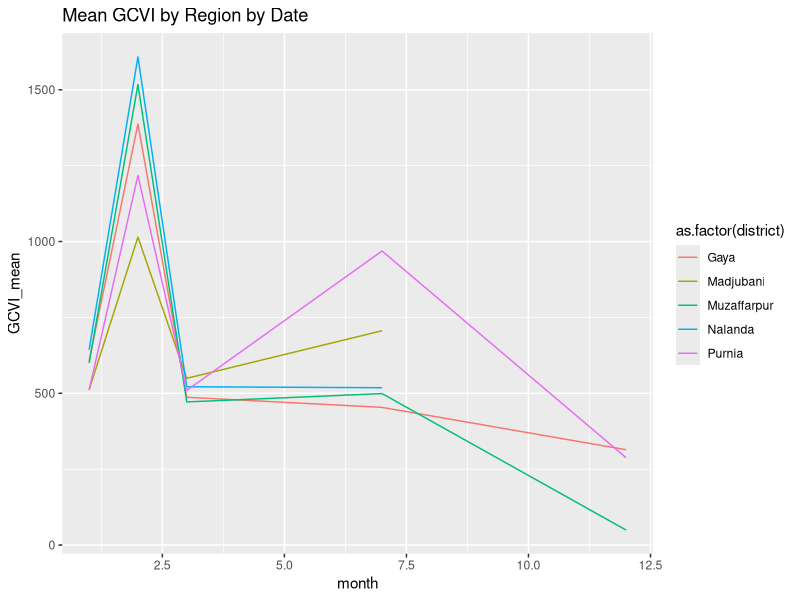
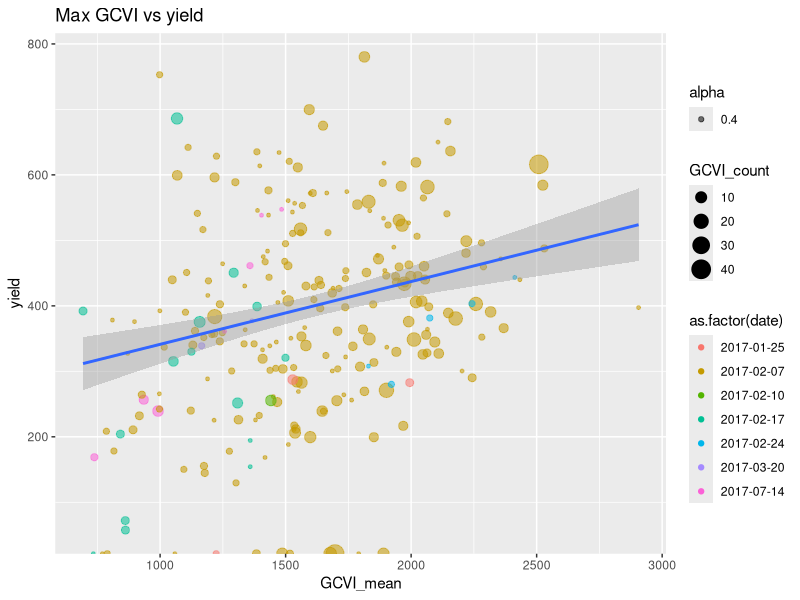
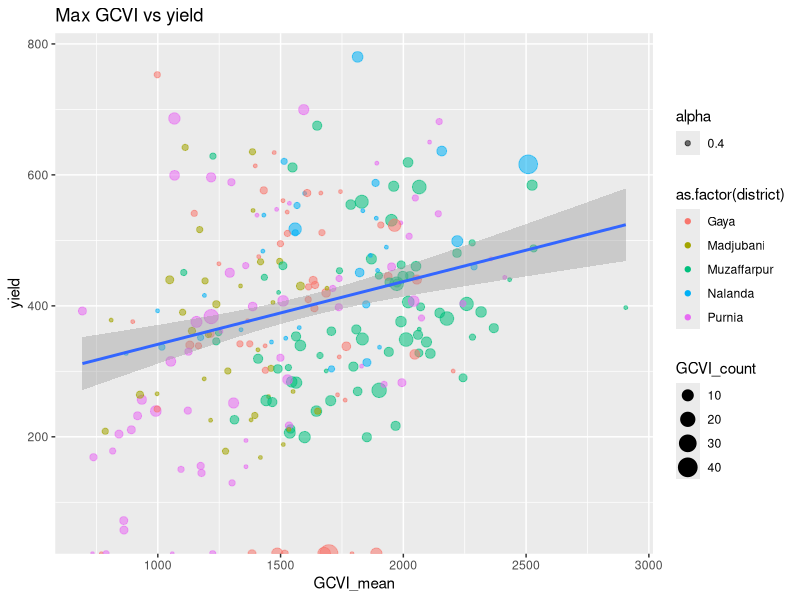
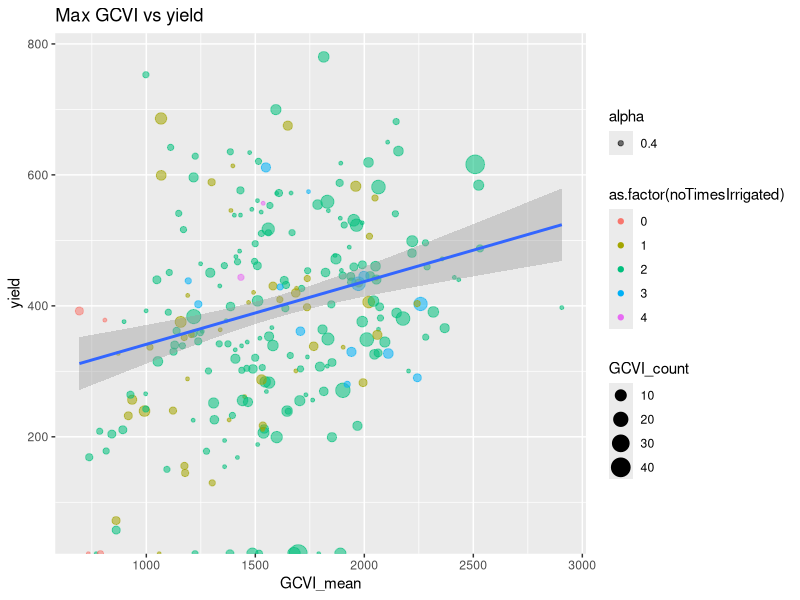
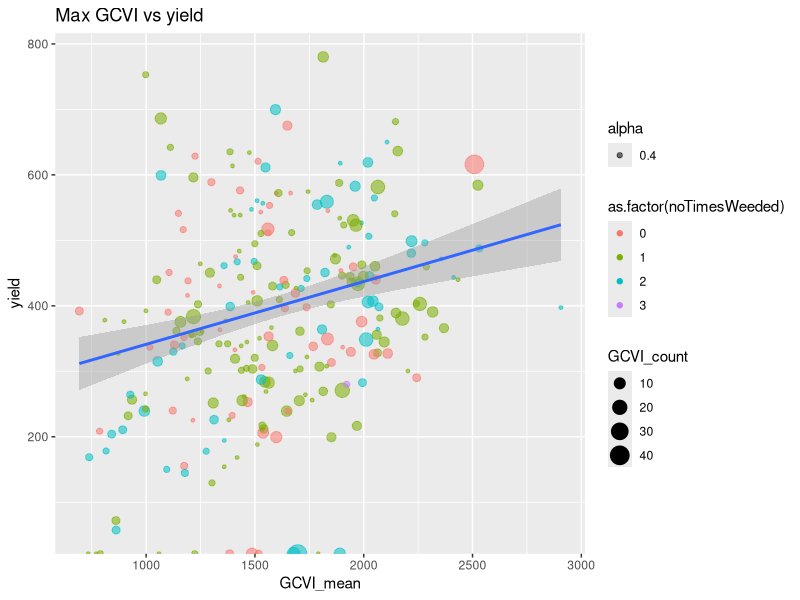
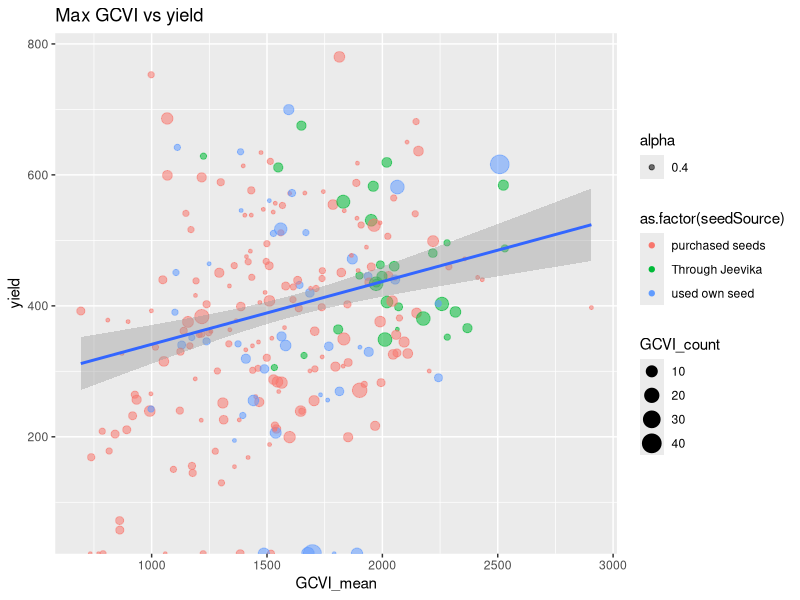
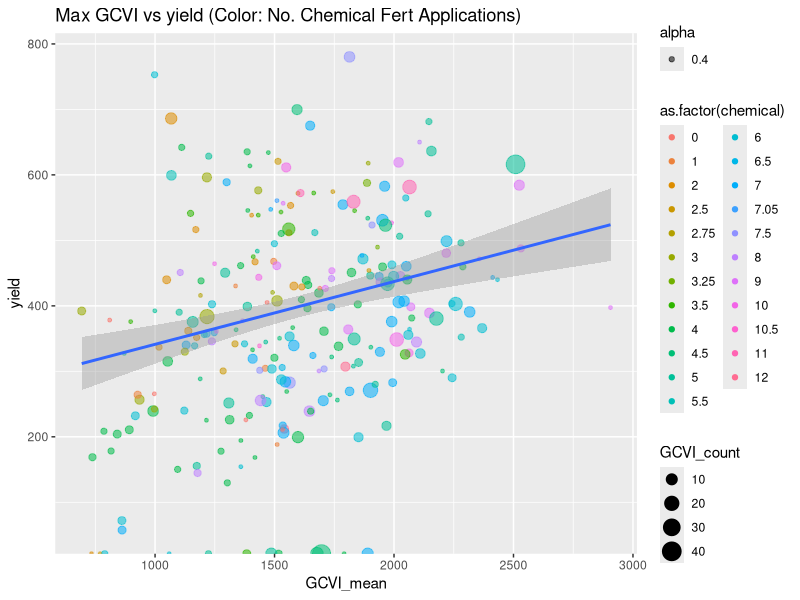
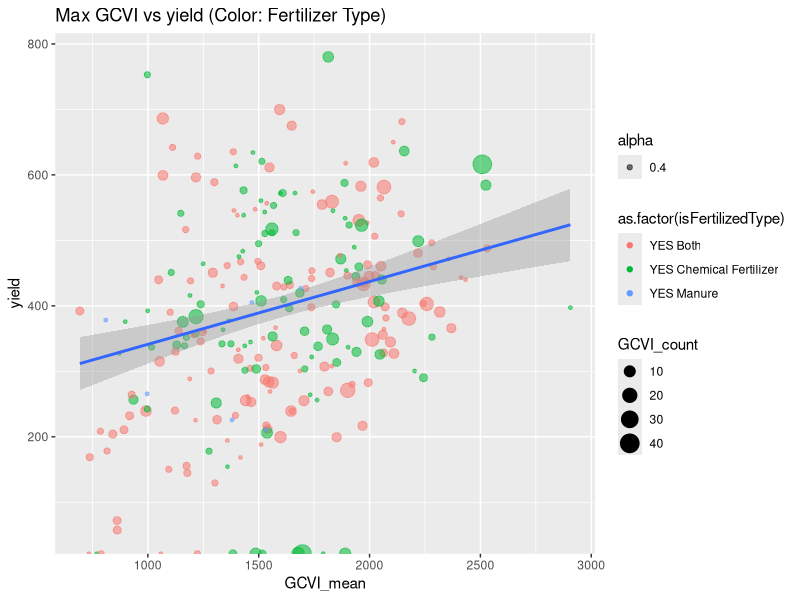

Generate these figures, in order, with R:
#add libraries
library(plyr)
library(dplyr)
library(tidyr)
library(rpart)
library(ggplot2)
library(lubridate)

#set wd
setwd("C:/Users/mlisaius/Desktop/DigitalGreen_Wheat2017")

#data <- read.csv("bihar_classification_ee2.csv", header = TRUE)
df = read.csv('bihar_classification_ee2.csv', header=TRUE) %>% 
  mutate(date=as.Date.POSIXct(mstimestamp/1000, '1970-1-1', tz='UTC')) %>% 
  mutate(month=month(date),year=year(date)) %>% 
  mutate(count=as.numeric(B1_count))

bands= c('B1', 'B2', 'B3', 'B4', 'B5', 'B6', 'B7', 'B8', 'B9', 'B10', 'B11', 'B12', 'NDVI', 'GCVI')
variables = c(paste(bands,'mean',sep='_'),paste(bands,'variance',sep='_'),paste(bands,'count',sep='_'), 'yield', 'yieldLevel100Break')

df.grouped.ID = df %>% group_by(ID)

df.grouped = df %>% 
  group_by(year,month,district) %>% 
  summarise_each_(funs(weighted.mean(.,count, na.rm=TRUE)), variables)

df.grouped.gat = df.grouped %>%
  gather(BAND, VALUE, B1_mean:NDVI_mean) %>%
  filter(BAND %in% paste(bands,'mean',sep='_'))

df.grouped.max1 = df %>% 
  group_by(ID) %>% 
  summarise_each_(funs(max(., na.rm=TRUE)), variables)

df.helper = data.frame(df$GCVI_mean, df$date, df$ID, df$month, df$district, df$noTimesIrrigated, df$noTimesWeeded, df$seedSource,
                       df$area, df$chemical, df$isFertilizedType, df$isIntercropping, df$intercroppingPercent)
colnames(df.helper) <- c("GCVI_mean", "date", "ID","month","district","noTimesIrrigated","noTimesWeeded","seedSource",
                         "area","chemical","isFertilizedType","isIntercropping","intercroppingPercent")

df.grouped.max = merge(df.grouped.max1,df.helper,by=c("ID", "GCVI_mean"))


df.grouped2 = df %>% 
  group_by(year,month,gpsfileid) %>% 
  summarise_each_(funs(weighted.mean(.,count, na.rm=TRUE)), variables)


#GCVI time series
gp = ggplot(data=df.grouped)+
  geom_line(aes(x=month, y=GCVI_mean,group=as.factor(district),colour=as.factor(district)))+
  ggtitle("Mean GCVI by Region by Date")
print(gp)
ggsave(filename = "GCVIvRegion.png", plot = gp, device='png',
       path = NULL, width = 5, height =3, units = 'in', 
       dpi = 600)


#GCVI v Yield combinations of interest: area, chemical (noChemicalFertApp), isFertilizedType,intercroppingPercent, isWeeded,
#noTimesIrrigated, noTimesWeeded, seedSource, sowdate(??)

#max GCVI v Yield ///date
gy1 = ggplot(data=df.grouped.max)+
  geom_point(aes(x=GCVI_mean, y=yield,size=GCVI_count,alpha=0.4,colour=as.factor(date)))+
  ggtitle('Max GCVI vs yield') +
  geom_smooth(method='lm',formula=y~x, aes(x=GCVI_mean, y=yield))
print(gy1)


#max GCVI v Yield ///district
gy2 = ggplot(data=df.grouped.max)+
  geom_point(aes(x=GCVI_mean, y=yield,size=GCVI_count,alpha=0.4,colour=as.factor(district)))+
  ggtitle('Max GCVI vs yield') +
  geom_smooth(method='lm',formula=y~x, aes(x=GCVI_mean, y=yield))
print(gy2)


#max GCVI v Yield ///noTimesIrrigated
gy3 = ggplot(data=df.grouped.max)+
  geom_point(aes(x=GCVI_mean, y=yield,size=GCVI_count,alpha=0.4,colour=as.factor(noTimesIrrigated)))+
  ggtitle('Max GCVI vs yield') +
  geom_smooth(method='lm',formula=y~x, aes(x=GCVI_mean, y=yield))
print(gy3)


#max GCVI v Yield ///noTimesWeeded
gy4 = ggplot(data=df.grouped.max)+
  geom_point(aes(x=GCVI_mean, y=yield,size=GCVI_count,alpha=0.4,colour=as.factor(noTimesWeeded)))+
  ggtitle('Max GCVI vs yield') +
  geom_smooth(method='lm',formula=y~x, aes(x=GCVI_mean, y=yield))
print(gy4)


#max GCVI v Yield ///seedSource
gy5 = ggplot(data=df.grouped.max)+
  geom_point(aes(x=GCVI_mean, y=yield,size=GCVI_count,alpha=0.4,colour=as.factor(seedSource)))+
  ggtitle('Max GCVI vs yield') +
  geom_smooth(method='lm',formula=y~x, aes(x=GCVI_mean, y=yield))
print(gy5)


#max GCVI v Yield ///chem fert apps
gy6 = ggplot(data=df.grouped.max)+
  geom_point(aes(x=GCVI_mean, y=yield,size=GCVI_count,alpha=0.4,colour=as.factor(chemical)))+
  ggtitle('Max GCVI vs yield (Color: No. Chemical Fert Applications)') +
  geom_smooth(method='lm',formula=y~x, aes(x=GCVI_mean, y=yield))
print(gy6)


#max GCVI v Yield ///fert type
gy7 = ggplot(data=df.grouped.max)+
  geom_point(aes(x=GCVI_mean, y=yield,size=GCVI_count,alpha=0.4,colour=as.factor(isFertilizedType)))+
  ggtitle('Max GCVI vs yield (Color: Fertilizer Type)') +
  geom_smooth(method='lm',formula=y~x, aes(x=GCVI_mean, y=yield))
print(gy7)


#max GCVI v Yield ///chem fert applications
gy8 = ggplot(data=df.grouped.max)+
  geom_point(aes(x=GCVI_mean, y=yield,size=GCVI_count,alpha=0.4,colour=as.factor(intercroppingPercent)))+
  ggtitle('Max GCVI vs yield (Color: InterCroppingPercent)') +
  geom_smooth(method='lm',formula=y~x, aes(x=GCVI_mean, y=yield))
print(gy8)


######################################################### lol Maddy's trolling


#max GCVI v Yield ///date
gy1_2 = ggplot(data=df.grouped.max)+
  geom_point(aes(x=GCVI_mean, y=yield,size=GCVI_count,alpha=0.4,colour=as.factor(date)))+
  ggtitle('Max GCVI vs yield') +
  geom_smooth(method='lm',formula=y~x, aes(x=GCVI_mean, y=yield))+
  facet_wrap(~ district, ncol = 2)
print(gy1_2)
ggsave(filename = "GCVIvYield_date_fw.png", plot = gy1_2, device='png',
       path = NULL, width = 7, height =7, units = 'in', 
       dpi = 600)


#max GCVI v Yield ///noTimesIrrigated
gy3_2 = ggplot(data=df.grouped.max)+
  geom_point(aes(x=GCVI_mean, y=yield,size=GCVI_count,alpha=0.4,colour=as.factor(noTimesIrrigated)))+
  ggtitle('Max GCVI vs yield') +
  geom_smooth(method='lm',formula=y~x, aes(x=GCVI_mean, y=yield)) +
  facet_wrap(~ district, ncol = 2)
print(gy3_2)
ggsave(filename = "GCVIvYield_noTimesIrrigated_fw.png", plot = gy3_2, device='png',
       path = NULL, width = 7, height =7, units = 'in', 
       dpi = 600)


#max GCVI v Yield ///noTimesWeeded
gy4_2 = ggplot(data=df.grouped.max)+
  geom_point(aes(x=GCVI_mean, y=yield,size=GCVI_count,alpha=0.4,colour=as.factor(noTimesWeeded)))+
  ggtitle('Max GCVI vs yield') +
  geom_smooth(method='lm',formula=y~x, aes(x=GCVI_mean, y=yield)) +
  facet_wrap(~ district, ncol = 2)
print(gy4_2)
ggsave(filename = "GCVIvYield_noTimesWeeded_fw.png", plot = gy4_2, device='png',
       path = NULL, width = 7, height =7, units = 'in', 
       dpi = 600)


#max GCVI v Yield ///seedSource
gy5_2 = ggplot(data=df.grouped.max)+
  geom_point(aes(x=GCVI_mean, y=yield,size=GCVI_count,alpha=0.4,colour=as.factor(seedSource)))+
  ggtitle('Max GCVI vs yield') +
  geom_smooth(method='lm',formula=y~x, aes(x=GCVI_mean, y=yield)) +
  facet_wrap(~ district, ncol = 2)
print(gy5_2)
ggsave(filename = "GCVIvYield_seedSource_fw.png", plot = gy5_2, device='png',
       path = NULL, width = 7, height =7, units = 'in', 
       dpi = 600)


#max GCVI v Yield ///chem fert apps
gy6_2 = ggplot(data=df.grouped.max)+
  geom_point(aes(x=GCVI_mean, y=yield,size=GCVI_count,alpha=0.4,colour=as.factor(chemical)))+
  ggtitle('Max GCVI vs yield (Color: No. Chemical Fert Applications)') +
  geom_smooth(method='lm',formula=y~x, aes(x=GCVI_mean, y=yield)) +
  facet_wrap(~ district, ncol = 2)
print(gy6_2)
ggsave(filename = "GCVIvYield_chemFertApps_fw.png", plot = gy6_2, device='png',
       path = NULL, width = 7, height =7, units = 'in', 
       dpi = 600)


#max GCVI v Yield ///fert type
gy7_2 = ggplot(data=df.grouped.max)+
  geom_point(aes(x=GCVI_mean, y=yield,size=GCVI_count,alpha=0.4,colour=as.factor(isFertilizedType)))+
  ggtitle('Max GCVI vs yield (Color: Fertilizer Type)') +
  geom_smooth(method='lm',formula=y~x, aes(x=GCVI_mean, y=yield)) +
  facet_wrap(~ district, ncol = 2)
print(gy7_2)
ggsave(filename = "GCVIvYield_fertType_fw.png", plot = gy7_2, device='png',
       path = NULL, width = 7, height =7, units = 'in', 
       dpi = 600)


#max GCVI v Yield ///chem fert applications
gy8_2 = ggplot(data=df.grouped.max)+
  geom_point(aes(x=GCVI_mean, y=yield,size=GCVI_count,alpha=0.4,colour=as.factor(intercroppingPercent)))+
  ggtitle('Max GCVI vs yield (Color: InterCroppingPercent)') +
  geom_smooth(method='lm',formula=y~x, aes(x=GCVI_mean, y=yield)) +
  facet_wrap(~ district, ncol = 2)
print(gy8_2)
ggsave(filename = "GCVIvYield_noChemFertApps_fw.png", plot = gy8_2, device='png',
       path = NULL, width = 7, height =7, units = 'in', 
       dpi = 600)


#############################################################

#fert v yield
yieldVfert <- lm(yield~a7, data=df.grouped.ID)
summary(yieldVfert)
gp4 = ggplot(data=df.grouped.ID)+
  geom_point(aes(x=a7, y=yield,size=GCVI_count,alpha=0.4))+
  ggtitle('Fertilizer Use vs yield') +
  geom_smooth(method='lm',formula=y~x, aes(x=a7, y=yield))
print(gp4)

#GCVI time series
df.grouped$monthOrder = mapvalues(df.grouped$month, from = c("12","1","2","3","7"), to = c("0 (Dec)","1 (Jan)","2 (Feb)",
                                                                                              "3 (Mar)", "7 (July)"))
gp1 = ggplot(data=df.grouped)+
  geom_line(aes(x=monthOrder, y=GCVI_mean,group=as.factor(district),colour=as.factor(district)))+
  ggtitle('GCVI by Month by Region') 
print(gp1)

#fert v yield
df.grouped.ID$fertUsed = mapvalues(df.grouped.ID$a7, from = c("1","2","3","4"), to = c("Chemical","Organic","Both", "Neither"))
yieldVfert <- lm(yield~fertUsed, data=df.grouped.ID)
summary(yieldVfert)
gp4 = ggplot(data=df.grouped.ID)+
  geom_point(aes(x=fertUsed, y=yield,size=GCVI_count,alpha=0.4))+
  ggtitle('Fertilizer Use vs Yield') +
  geom_smooth(method='lm',formula=y~x, aes(x=fertUsed, y=yield))
print(gp4)


#weeded v yield
df.grouped.ID$weeded = mapvalues(df.grouped.ID$a6, from = c("1","2"), to = c("yes","no"))
yieldVweeded <- lm(yield~weeded, data=df.grouped.ID)
summary(yieldVweeded)
gp5 = ggplot(data=df.grouped.ID)+
  geom_point(aes(x=weeded, y=yield,size=GCVI_count,alpha=0.4))+
  ggtitle('Is Weeded vs Yield') +
  geom_smooth(method='lm',formula=y~x, aes(x=weeded, y=yield))
print(gp5)


#no weedings v yield
yieldVnoweedings <- lm(yield~noTimesWeeded, data=df.grouped.ID)
summary(yieldVnoweedings)
gp6 = ggplot(data=df.grouped.ID)+
  geom_point(aes(x=noTimesWeeded, y=yield,size=GCVI_count,alpha=0.4))+
  ggtitle('No. Times Weeded vs Yield') +
  geom_smooth(method='lm',formula=y~x, aes(x=noTimesWeeded, y=yield))
print(gp6)


#seedSource v yield
yieldVseedSource <- lm(yield~seedSource, data=df.grouped.ID)
summary(yieldVseedSource)
gp7 = ggplot(data=df.grouped.ID)+
  geom_point(aes(x=seedSource, y=yield,size=GCVI_count,alpha=0.4,colour=as.factor(district)))+
  ggtitle('Seed Source vs Yield') +
  geom_smooth(method='lm',formula=y~x, aes(x=seedSource, y=yield))
print(gp7)


#No Times Irrigated v yield
yieldVirr <- lm(yield~noTimesIrrigated, data=df.grouped.ID)
summary(yieldVirr)
gp8 = ggplot(data=df.grouped.ID)+
  geom_point(aes(x=noTimesIrrigated, y=yield,size=GCVI_count,alpha=0.4))+
  ggtitle('No Times Irrigated vs Yield') +
  geom_smooth(method='lm',formula=y~x, aes(x=noTimesIrrigated, y=yield))
print(gp8)


#district v yield
yieldVdistrict <- lm(yield~district, data=df.grouped.ID)
summary(yieldVdistrict )
gp9 = ggplot(data=df.grouped.ID)+
  geom_point(aes(x=district, y=yield,size=GCVI_count,alpha=0.4))+
  ggtitle('District vs Yield') +
  geom_smooth(method='lm',formula=y~x, aes(x=district, y=yield))
print(gp9)


test <-lm(yield~district+noTimesIrrigated+seedSource, df.grouped.ID)
coefficients(test)
anova(test)


